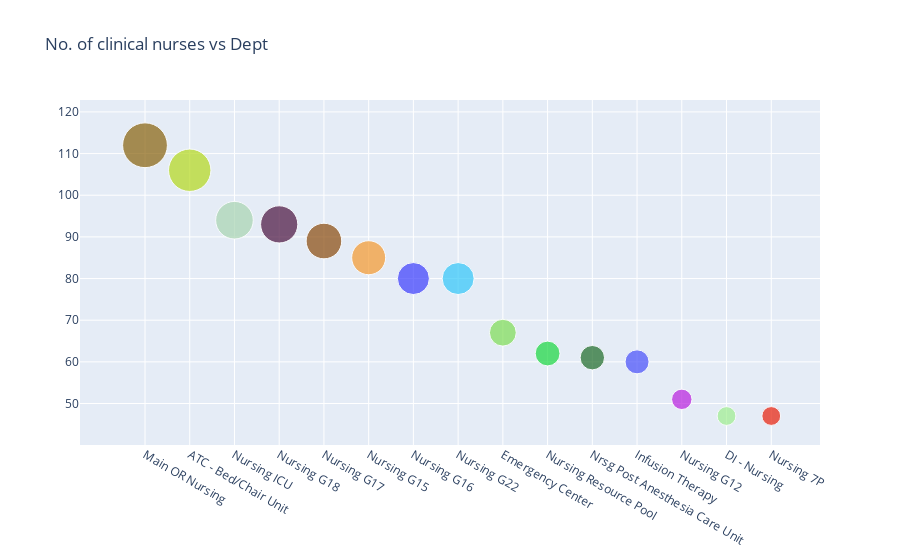

The cell this chart's notebook holds for it:
### Markdown cell above
## Top 15 department with most nurses

### Code cell
nurseAll_df = df[df['JobTitle'] == 'Clinical Nurse'].dropna() #df with clinical nurses
bubble_chart('DeptName',nurseAll_df,npoints=15,title='No. of clinical nurses vs Dept',fac=0.4)

### Figure 1 — Plotly figure (JSON) as saved in the notebook; plotly's stock layout.template omitted (floating-point values rounded to 4 significant figures)
{"data": [{"marker": {"color": ["#88610B", "#B4D91C", "#A8D4B1", "#49113E", "#89490A", "#F5992D", "#3B3DFD", "#31C7F9", "#7EDD55", "#17D73E", "#1C6A26", "#464EF9", "#B81DDE", "#9FEE8F", "#E91E09"], "size": [44.8, 42.4, 37.6, 37.2, 35.6, 34, 32, 32, 26.8, 24.8, 24.4, 24, 20.4, 18.8, 18.8]}, "mode": "markers", "type": "scatter", "x": ["Main OR Nursing", "ATC - Bed/Chair Unit", "Nursing ICU", "Nursing G18", "Nursing G17", "Nursing G15", "Nursing G16", "Nursing G22", "Emergency Center", "Nursing Resource Pool", "Nrsg Post Anesthesia Care Unit", "Infusion Therapy", "Nursing G12", "DI - Nursing", "Nursing 7P"], "y": [112, 106, 94, 93, 89, 85, 80, 80, 67, 62, 61, 60, 51, 47, 47]}], "layout": {"title": {"text": "No. of clinical nurses vs Dept"}}}
